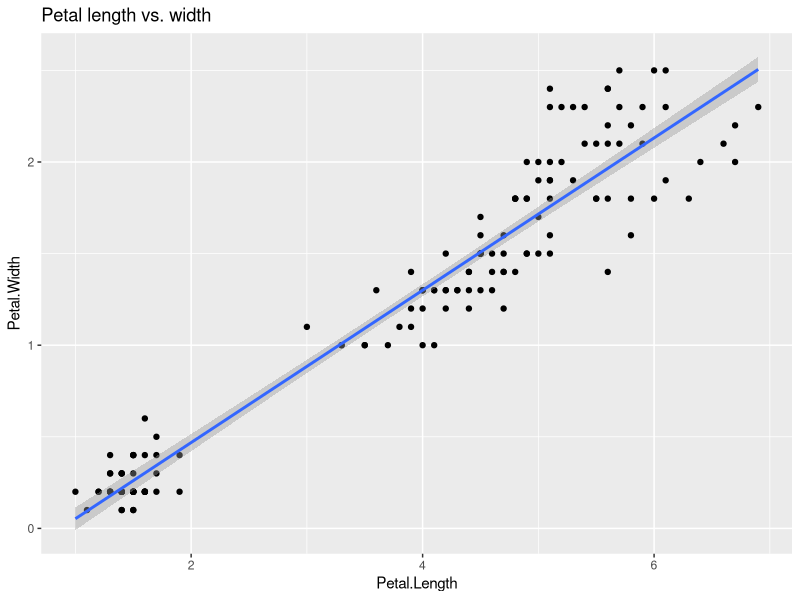

Source code (R):
# length <- iris$Petal.Length
# width <- iris$Petal.Width
# cor(length, width)
# plot(
#   length,
#   width,
#   main = "Petal length vs. width")
# model <- lm(width ~ length)
# lines(
#   x = length,
#   y = model$fitted,
#   col="red",
#   lwd = 1)
# summary(model)
#install.packages("ggplot2")
library(ggplot2)
p <- ggplot(iris, aes(Petal.Length, Petal.Width))
p + geom_point() + geom_smooth(aes(Petal.Length, Petal.Width, group = 1), method = "lm") + ggtitle("Petal length vs. width")